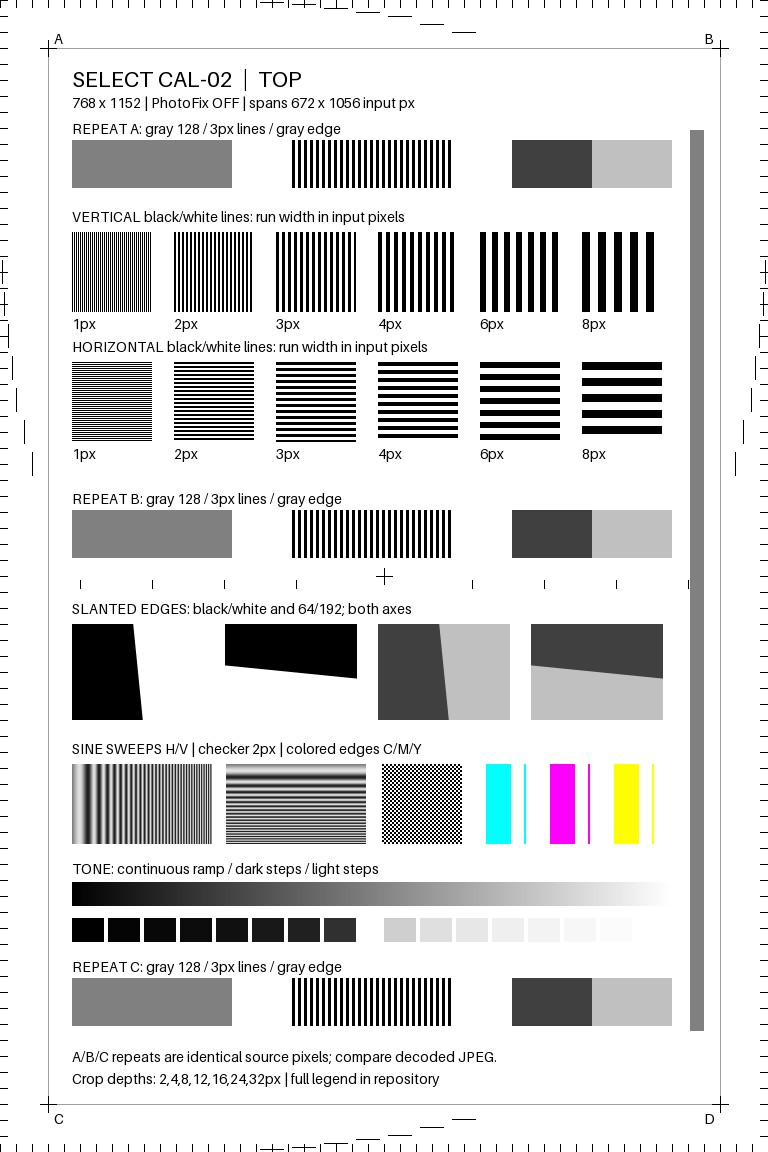
#> input picture experiments/calibration/package-v2/python.jpg, 768 x 1152 px
$ python analyze_photo_geometry.py
#> lines starting #> are read from the running program, lines starting #| are printed output that depends on the picture
"""Offline CAL-02 geometry from manual landmarks; no printer access or image edits.

No physical units or resolution estimates are inferred. Raw photographs are not
distributed. --photo-dir optionally verifies the private originals' hashes/sizes.
"""

import argparse
import hashlib
import json
from pathlib import Path

import numpy as np
from PIL import Image

PACKAGE = Path(__file__).resolve().parent / "package-v2"


def projective_map(source, destination):
    rows, values = [], []
    for (x, y), (u, v) in zip(source, destination, strict=True):
        rows.extend(
            [
                [x, y, 1, 0, 0, 0, -u * x, -u * y],
                [0, 0, 0, x, y, 1, -v * x, -v * y],
            ]
        )
        values.extend([u, v])
    return np.r_[np.linalg.solve(rows, values), 1].reshape(3, 3)


def transform(matrix, points):
    points = np.atleast_2d(points)
    homogeneous = np.c_[points, np.ones(len(points))] @ matrix.T
    return homogeneous[:, :2] / homogeneous[:, 2:]


def analyze(photo_dir=None):
    landmarks = json.loads((PACKAGE / "photo-landmarks.json").read_text())
#> (reads experiments/calibration/package-v2/photo-landmarks.json from the repository)
    manifest = json.loads((PACKAGE / "manifest.json").read_text())
#> (reads experiments/calibration/package-v2/manifest.json from the repository)
    jpeg = PACKAGE / "python.jpg"
    if hashlib.sha256(jpeg.read_bytes()).hexdigest() != landmarks["payload_sha256"]:
        raise ValueError("Payload no longer matches the photographed experiment")
    references = np.array(manifest["reference_centers"], dtype=float)
    width, height = manifest["dimensions"]
    results = []
    for photo in landmarks["photos"]:
        if photo_dir is not None:
            original = photo_dir / photo["name"]
            if hashlib.sha256(original.read_bytes()).hexdigest() != photo["sha256"]:
                raise ValueError(f"Photo hash mismatch: {photo['name']}")
            with Image.open(original) as image:
                if list(image.size) != photo["dimensions"]:
                    raise ValueError(f"Photo dimensions mismatch: {photo['name']}")
        corners = np.array(photo["corner_crosses_abcd"], dtype=float)
        matrix = projective_map(corners, references[:4])
        # Interpolation consistency, not an independent accuracy measurement.
        np.testing.assert_allclose(
            transform(matrix, corners), references[:4], atol=1e-8
        )
        center = transform(matrix, photo["center_cross"])[0]
        error = center - references[4]
        edges, crop = {}, {}
        for edge, points in photo["paper_edges"].items():
            mapped = transform(matrix, points)
            axis = 0 if edge in ("left", "right") else 1
            depths = mapped[:, axis]
            # Source occupies [0,width) x [0,height); subpixel boundary convention.
            if edge == "right":
                depths = width - depths
            elif edge == "bottom":
                depths = height - depths
            edges[edge] = mapped.round(4).tolist()
            crop[edge] = {
                "endpoint_estimates_px": depths.round(4).tolist(),
                "mean_px": round(float(depths.mean()), 4),
            }
        visible_width = width - crop["left"]["mean_px"] - crop["right"]["mean_px"]
        visible_height = height - crop["top"]["mean_px"] - crop["bottom"]["mean_px"]
        results.append(
            {
                "photo": photo["name"],
                "photo_to_source_matrix": matrix.tolist(),
                "withheld_center_source_px": center.round(4).tolist(),
                "withheld_center_error_px": error.round(4).tolist(),
                "withheld_center_error_norm_px": round(float(np.linalg.norm(error)), 4),
                "mapped_paper_edges_source_px": edges,
                "apparent_crop_input_px": crop,
                "approximate_visible_span_input_px": [visible_width, visible_height],
                "approximate_visible_span_percent": [
                    round(100 * visible_width / width, 3),
                    round(100 * visible_height / height, 3),
                ],
            }
        )
    # A simple baseline check avoids attributing JPEG loss to the printer.
    pixels = np.asarray(Image.open(jpeg).convert("RGB"))
#> pixels is the input picture: shape (1152, 768, 3); mean R, G, B 211.3, 211.3, 211.3
    baseline = {}
    for orientation, y in [("vertical", 232), ("horizontal", 362)]:
        patch = pixels[y + 8 : y + 72, 80:144]
        baseline[orientation + "_1px_interior"] = {
            "mean_channel_value": float(patch.mean()),
            "minimum": int(patch.min()),
            "maximum": int(patch.max()),
        }
#> this loop made 2 passes
#> pass 1, in analyze, `patch = pixels[y + 8 : y + 72, 80:144]`:
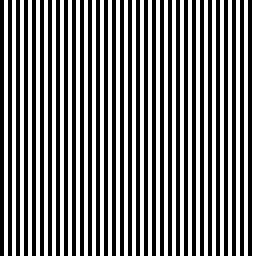
#> patch: shape (64, 64, 3) (shown 4 times larger); min 0, max 255, mean 127.5
#> pass 2, in analyze, `patch = pixels[y + 8 : y + 72, 80:144]`:
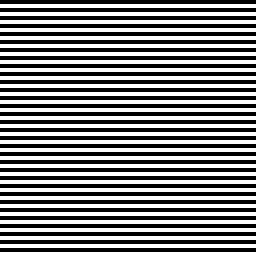
#> patch: shape (64, 64, 3) (shown 4 times larger); 50% white in thin lines or dots
#> after the loop, baseline = 2 items
    return {
        "chart_id": landmarks["chart_id"],
        "payload_sha256": landmarks["payload_sha256"],
        "scope": "Approximate source-coordinate geometry from two photos of one sheet",
        "accuracy_note": "Decimals are arithmetic precision, not calibrated uncertainty. Report crop depths to a few input pixels, not subpixel accuracy.",
        "photos": results,
        "decoded_jpeg_baseline": baseline,
    }


if __name__ == "__main__":
    parser = argparse.ArgumentParser(description=__doc__)
    parser.add_argument("--photo-dir", type=Path)
    args = parser.parse_args()
    result = analyze(args.photo_dir)
#> result = 6 items
    output = PACKAGE / "photo-geometry.json"
    output.write_text(json.dumps(result, indent=2) + "\n")
    print(output)
